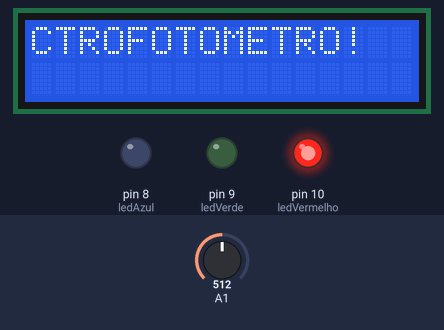
Recording of a sketch running on a simulated Arduino Uno, built with avr-gcc and run on an emulated ATmega328P. Shown: 16×2 character LCD, output pins drawn as LEDs (lit = HIGH). The test bench sets the inputs (shaded band); at power-on: A1 = 512. What the sketch prints to the serial monitor is not drawn.

Above: at 1.6 s.
1.7 s: A1 set to 716
At 8.6 s:
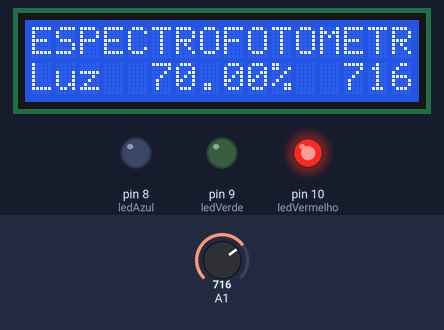
15.1 s: A1 set to 900
At 18.9 s:
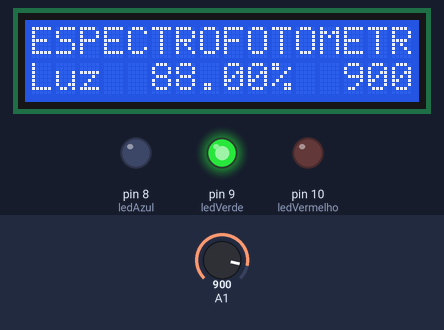
28.5 s: A1 set to 1023
At 38.3 s:
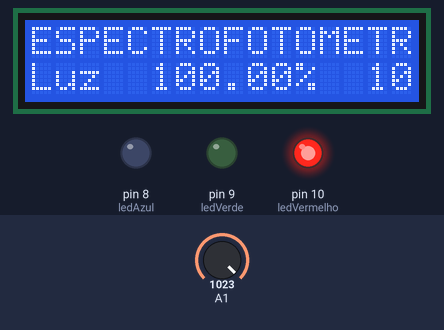
Timing chart, 0 to 41.6 s (numbered marks = the images above; inputs shaded):
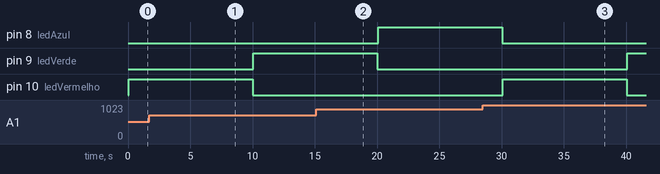

Measured:
- what the display in image 1 shows lasts 3.1 s, from 8.0 s to 11.1 s

The sketch:

espectrofotometro.ino
```cpp
// inclusao da biblioteca 'LiquidCrystal'
#include <LiquidCrystal.h>


int ledAzul = 8;
int ledVerde = 9;
int ledVermelho = 10;

int ldr;

int corAtual = 0;
float percentual;

LiquidCrystal lcd(12, 11, 6, 5, 4, 3);

void setup()
{


 lcd.begin(16, 2);  // Configura o LCD como 16 colunas e 2 linhas
 lcd.setCursor(0, 0);
 lcd.print("ESPECTROFOTOMETRO!");  // Exibe um texto simples

 Serial.begin (9600); //iniciar a comunicação serial
 Serial.println ("\n\nESPECTROFOTOMETRO!");

 pinMode(ledAzul,OUTPUT);
 pinMode(ledVerde,OUTPUT);
 pinMode(ledVermelho,OUTPUT);


}

void loop()
{

  switch (corAtual) {
    case 0:
      Vermelho();   // Função para acionamento na cor vermelha
      break;
    case 1:
      Verde();      // Função para acionamento na cor verde
      break;
    case 2:
      Azul();       // Função para acionamento na cor azul
      break;

  }

  corAtual++;  // Passa para a próxima cor no próximo ciclo
  if (corAtual > 2) {  // Se todas as cores já passaram, reinicia o ciclo
    corAtual = 0;
  }

  delay(1000);
  for (int i = 0; i < 18; i++) {
    lcd.scrollDisplayLeft();
    delay(150);  // Ajuste o valor do delay para controlar a velocidade
  }

  delay(500);  // Espera um pouco antes de começar novamente

  // Opcional: rolar de volta para a direita (pode remover esta parte se não quiser rolar de volta)
  for (int i = 0; i < 18; i++) {
    lcd.scrollDisplayRight();
    delay(150);
  }

  delay(1000);


//leitura do LDR
   ldr = analogRead(A1);
  //float percentual = map(ldr,0.0,1023.0,0.0,100.0);
  float percentual = map(ldr,1023.0,0.0,100.0,0.0);

//envia dados para o serial monitor
  Serial.print("Luz: ");
  delay(50);

//envia dados para o serial monitor
  Serial.print(percentual);
  Serial.print("% ");
  Serial.print(ldr);
  Serial.print("\n");

//Define posição do lcd
  lcd.setCursor(0, 1);		// Exibe na segunda linha
  lcd.print("Luz  ");
  lcd.print(percentual);
  lcd.print("%  ");
  lcd.print(ldr);


  delay(2000); //intervalo de 5 seguntos para o sensor capturar a luz

  DesligarLuzes();
  delay(50);


}

void Vermelho() {
  digitalWrite(ledVermelho, HIGH);  // Liga vermelho
}

void Verde() {
  digitalWrite(ledVerde, HIGH);     // Liga verde
}

void Azul() {
  digitalWrite(ledAzul, HIGH);      // Liga azul
}

void DesligarLuzes() {
  digitalWrite(ledAzul, LOW);      // Desliga azul
  digitalWrite(ledVerde, LOW);     // Desliga verde
  digitalWrite(ledVermelho, LOW);  // Desliga vermelho
}
```
